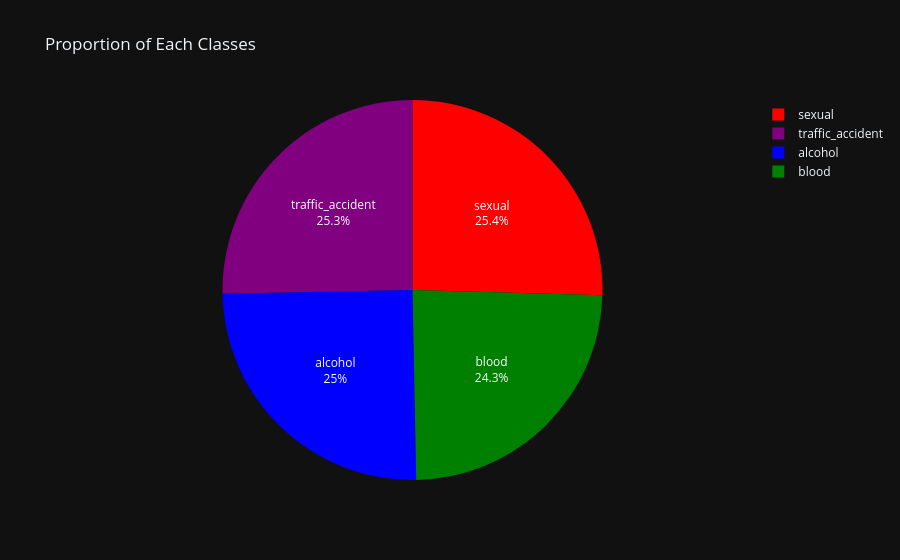

The notebook cell this image was saved under:
### Code cell
fig = go.Figure(data=[go.Pie(
    labels=class_names,
    values=train_counts,
    textinfo='percent+label',
    marker=dict(colors=['blue', 'green', 'red', 'purple']),
)])

fig.update_layout(
    title="Proportion of Each Classes",
    template="plotly_dark",
)

fig.show()

### Figure 1 — Plotly figure (JSON) as saved in the notebook; plotly's stock layout.template omitted (floating-point values rounded to 4 significant figures)
{"data": [{"labels": ["alcohol", "blood", "sexual", "traffic_accident"], "marker": {"colors": ["blue", "green", "red", "purple"]}, "textinfo": "percent+label", "values": [400, 388, 407, 405], "type": "pie"}], "layout": {"title": {"text": "Proportion of Each Classes"}}}
